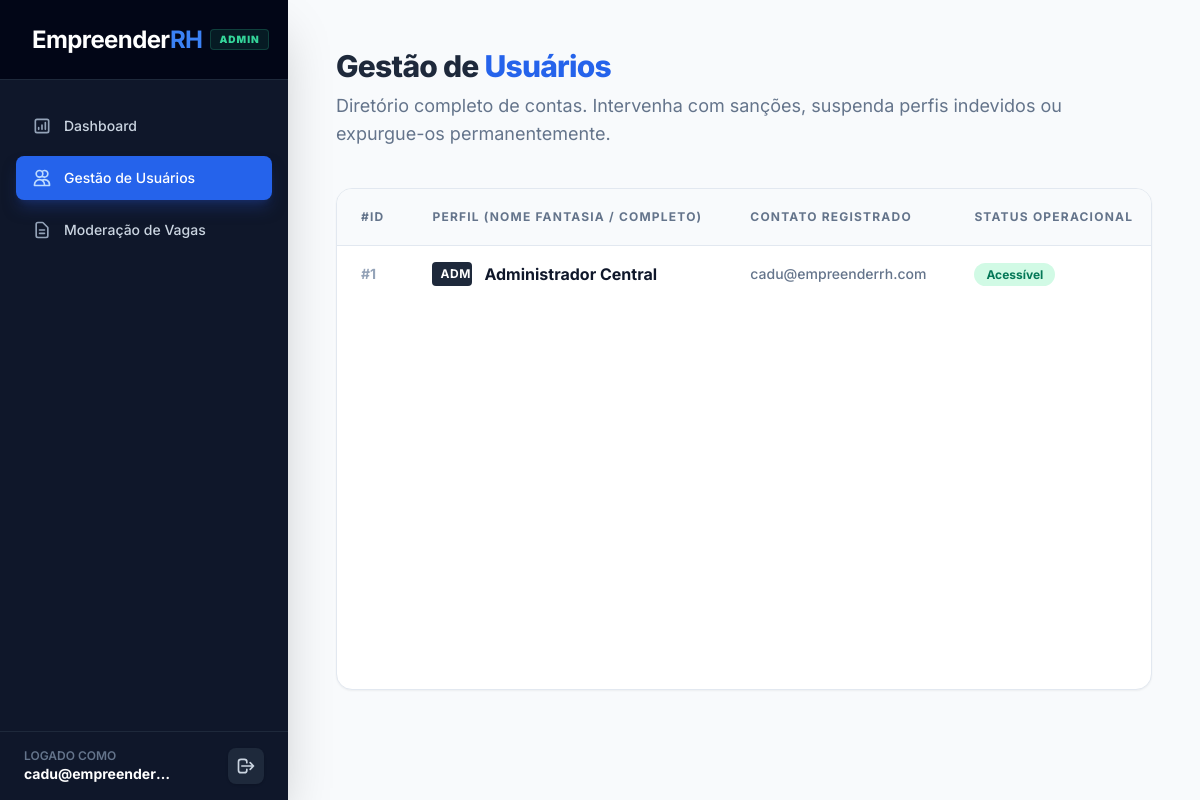
/admin/usuarios.php (signed in), run on the app's committed database.
### tables this page shows
CREATE TABLE users (
    id INT AUTO_INCREMENT PRIMARY KEY,
    email VARCHAR(255) NOT NULL UNIQUE,
    password_hash VARCHAR(255) NOT NULL,
    role ENUM('admin', 'empresa', 'candidato') NOT NULL,
    status ENUM('ativo', 'inativo', 'banido') DEFAULT 'ativo',
    created_at TIMESTAMP DEFAULT CURRENT_TIMESTAMP,
    updated_at TIMESTAMP DEFAULT CURRENT_TIMESTAMP ON UPDATE CURRENT_TIMESTAMP
);

### admin/usuarios.php (the view, shortened to what this page needs)
<?php
require_once '../config/db.php';
$sql = "SELECT u.id, u.email, u.role, u.status, u.created_at,
        COALESCE(c.nome_completo, e.razao_social, 'Administrador Central') as nome
        FROM users u
        LEFT JOIN candidatos c ON u.id = c.user_id
        LEFT JOIN empresas e ON u.id = e.user_id
        ORDER BY u.created_at DESC";
$usuarios = $pdo->query($sql)->fetchAll();
include 'includes/sidebar.php';
?>
<div class="mb-10">
    <h1 class="text-3xl font-extrabold text-slate-800 tracking-tight">Gestão de <span class="text-blue-600">Usuários</span></h1>
    <p class="text-slate-500 mt-2 text-lg">Diretório completo de contas. Intervenha com sanções, suspenda perfis indevidos ou expurgue-os permanentemente.</p>
</div>
<div class="bg-white rounded-2xl shadow-sm border border-slate-200 overflow-hidden relative">
    <div class="overflow-x-auto min-h-[500px]">
        <table class="w-full text-left whitespace-nowrap">
            <thead>
                <tr class="bg-slate-50 text-slate-500 text-xs uppercase tracking-widest font-semibold border-b border-slate-200">
                    <th class="px-6 py-5">#ID</th>
                    <th class="px-6 py-5">Perfil (Nome Fantasia / Completo)</th>
                    <th class="px-6 py-5">Contato Registrado</th>
                    <th class="px-6 py-5">Status Operacional</th>
                </tr>
            </thead>
            <tbody class="divide-y divide-slate-100 text-slate-700 font-medium">
                <?php foreach($usuarios as $u): ?>
                    <tr class="hover:bg-slate-50 transition-colors <?= $u->status === 'banido' ? 'bg-red-50/30' : '' ?>">
                        <td class="px-6 py-4 text-sm text-slate-400 font-bold w-12">#<?= $u->id ?></td>
                        <td class="px-6 py-4 flex items-center">
                            <div class="text-xs font-bold uppercase tracking-wider px-2 py-1 rounded inline-block mr-3 w-10 text-center shrink-0
                                <?= $u->role === 'candidato' ? 'bg-blue-100 text-blue-700' : ($u->role === 'empresa' ? 'bg-purple-100 text-purple-700' : 'bg-slate-800 text-white') ?>">
                                <?= substr($u->role, 0, 3) ?>
                            </div>
                            <span class="<?= $u->status === 'banido' ? 'text-slate-400 line-through' : 'text-slate-900 font-bold' ?>">
                                <?= htmlspecialchars($u->nome) ?>
                            </span>
                        </td>
                        <td class="px-6 py-4 text-sm text-slate-500"><?= htmlspecialchars($u->email) ?></td>
                        <td class="px-6 py-4 text-sm">
                            <?php if($u->status === 'ativo'): ?>
                                <span class="bg-emerald-100 text-emerald-700 font-bold px-3 py-1 rounded-full text-xs">Acessível</span>
                            <?php else: ?>
                                <span class="bg-rose-100 text-rose-700 font-bold px-3 py-1 rounded-full text-xs box-shadow border border-rose-200">Banido/Suspenso</span>
                            <?php endif; ?>
                        </td>
                    </tr>
                <?php endforeach; ?>
            </tbody>
        </table>
    </div>
</div>
            </div>
        </main>
    </div>
</body>
</html>

### data on the page
users: id "1", role "ADM", nome "Administrador Central", email "cadu@empreenderrh.com", status "Acessível"

### other printed values
$_SESSION['email'] "cadu@empreender…"
